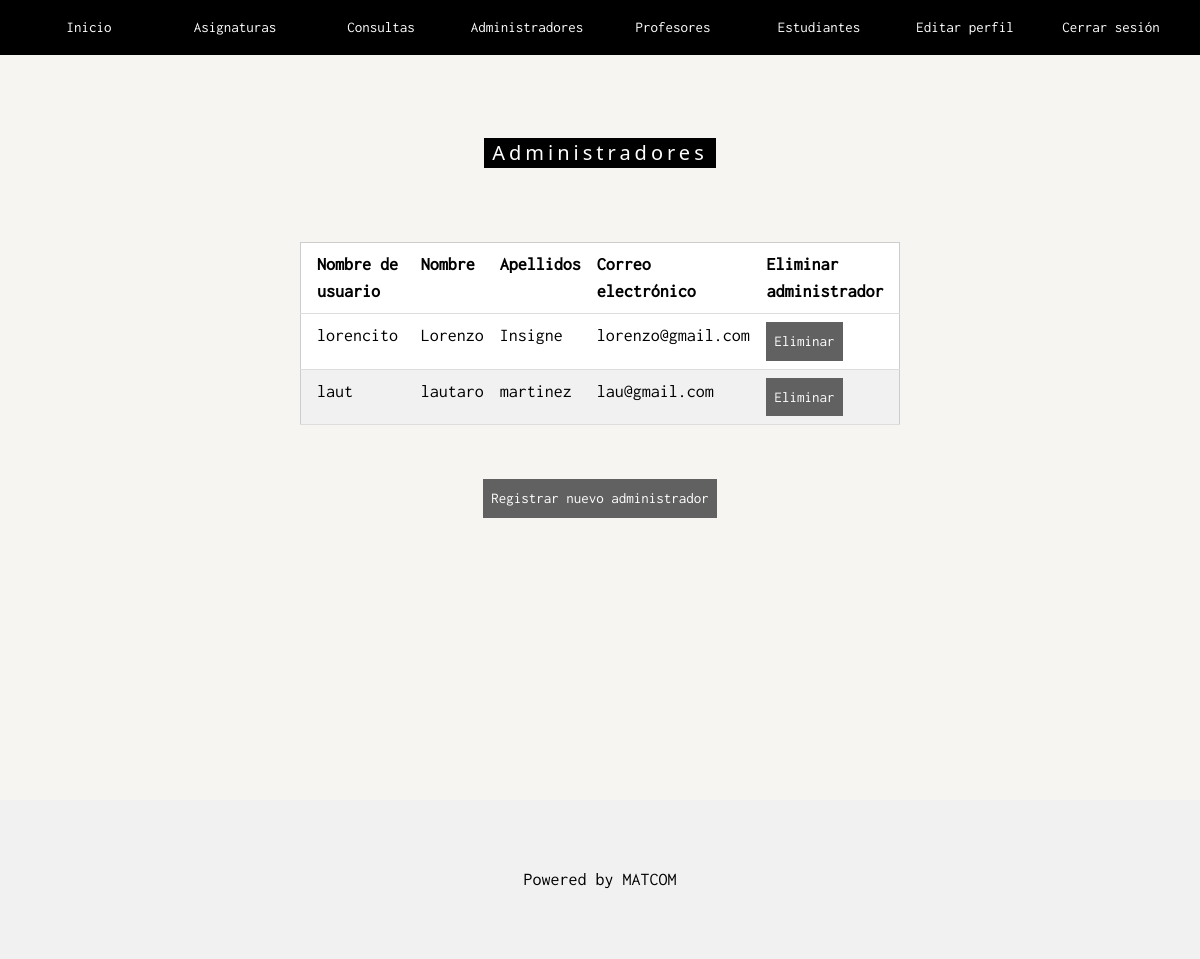
Screenshot of /admins/ (signed in) with the database file from the repository.
### apps/admins/models.py (models this page shows)
class Admin(User):
    pass

### apps/admins/views.py (the view)
# urls.py: path('admins/',AdminList.as_view(),name='admins'),
class AdminList(PermissionRequiredMixin,ListView):
    model=Admin
    template_name='admins.html'
    permission_required='admins.view_admin'
    permission_denied_message='Acceso denegado. Usuario no autorizado'

### templates/admins.html (shortened to what this page needs)
{% extends "_base_template.html" %}
{% load static %}
{% block content %}
<div class="w3-sand w3-grayscale w3-large" style="min-height: 100%;">
    <div class="w3-content w3-padding-64" style="max-width:50%">
        <h4 class="w3-center w3-padding-64"><span class="w3-tag w3-wide">Administradores</span></h4>
        <table class="w3-table-all">
            <thead>
                <tr>
                    <th>Nombre de usuario</th>
                    <th>Nombre</th>
                    <th>Apellidos</th>
                    <th>Correo electrónico</th>
                    {% if perms.admins.delete_admin %}
                        <th>Eliminar administrador</th>
                    {% endif %}
                </tr>
            </thead>
            <tbody>
                {% for admin in object_list %}
                <tr>
                    <td>{{admin.username}}</td>
                    <td>{{admin.first_name}}</td>
                    <td>{{admin.last_name}}</td>
                    <td>{{admin.email}}</td>
                    {% if perms.admins.delete_admin %}
                        <td><a class="w3-button w3-tag w3-dark-grey" href="{% url 'delete_admin' admin.id %}">Eliminar</a></td>
                    {% endif %}
                </tr>
                {% endfor %}
            </tbody>
        </table>
        <br> <br>
        <div class="w3-content w3-center" >
            {%if perms.admins.add_admin%}
            <a class="w3-button w3-tag w3-dark-grey" href={%url 'register_admin'%}>Registrar nuevo administrador</a>
            {%endif%}
        </div>
    </div>
</div>
{% endblock %}

### static/css/w3.css (style rules this page uses)
*,*:before,*:after { box-sizing:inherit }
html { -ms-text-size-adjust:100%;-webkit-text-size-adjust:100% }
body { margin:0 }
a { background-color:transparent }
html,body { font-family:Verdana,sans-serif;font-size:15px;line-height:1.5 }
html { overflow-x:hidden }
h4 { font-size:20px }
h1,h2,h3,h4,h5,h6 { font-family:"Segoe UI",Arial,sans-serif;font-weight:400;margin:10px 0 }
.w3-wide { letter-spacing:4px }
a { color:inherit }
.w3-table,.w3-table-all { border-collapse:collapse;border-spacing:0;width:100%;display:table }
.w3-table-all { border:1px solid #ccc }
.w3-bordered tr,.w3-table-all tr { border-bottom:1px solid #ddd }
.w3-table-all tr:nth-child(odd) { background-color:#fff }
.w3-table-all tr:nth-child(even) { background-color:#f1f1f1 }
.w3-table td,.w3-table th,.w3-table-all td,.w3-table-all th { padding:8px 8px;display:table-cell;text-align:left;vertical-align:top }
.w3-table th:first-child,.w3-table td:first-child,.w3-table-all th:first-child,.w3-table-all td:first-child { padding-left:16px }
.w3-btn,.w3-button { font-size: 15px;border:none;display:inline-block;padding:8px 16px;vertical-align:middle;overflow:hidden;text-decoration:none;color:inherit;background-color:inherit;text-align:center;cursor:pointer;white-space:nowrap }
.w3-btn,.w3-button { -webkit-touch-callout:none;-webkit-user-select:none;-khtml-user-select:none;-moz-user-select:none;-ms-user-select:none;user-select:none }
.w3-badge,.w3-tag { background-color:#000;color:#fff;display:inline-block;padding-left:8px;padding-right:8px;text-align:center }
.w3-content,.w3-auto { margin-left:auto;margin-right:auto }
.w3-content { max-width:980px }
.w3-greyscale,.w3-grayscale { filter:grayscale(75%) }
.w3-large { font-size:18px!important }
.w3-center { text-align:center!important }
.w3-padding-64 { padding-top:64px!important;padding-bottom:64px!important }
.w3-sand,.w3-hover-sand:hover { color:#000!important;background-color:#fdf5e6!important }
.w3-dark-grey,.w3-hover-dark-grey:hover,.w3-dark-gray,.w3-hover-dark-gray:hover { color:#fff!important;background-color:#616161!important }

### static/css/style_main_temp.css (style rules this page uses)
body, html { height: 100%; font-family: "Inconsolata", sans-serif; }

### rows the page displays
Admin: username "lorencito", first_name "Lorenzo", last_name "Insigne", email "lorenzo@gmail.com"
Admin: username "laut", first_name "lautaro", last_name "martinez", email "lau@gmail.com"
